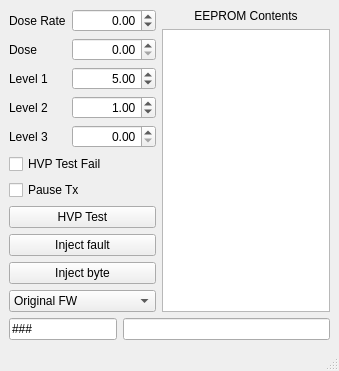
<?xml version="1.0" encoding="UTF-8"?>
<ui version="4.0">
 <class>simwin</class>
 <widget class="QMainWindow" name="simwin">
  <property name="geometry">
   <rect>
    <x>0</x>
    <y>0</y>
    <width>339</width>
    <height>340</height>
   </rect>
  </property>
  <property name="windowTitle">
   <string>HPI6016 Simulation</string>
  </property>
  <widget class="QWidget" name="centralwidget">
   <layout class="QVBoxLayout" name="verticalLayout_4">
    <item>
     <layout class="QHBoxLayout" name="horizontalLayout_2">
      <item>
       <layout class="QVBoxLayout" name="verticalLayout_2">
        <item>
         <layout class="QFormLayout" name="formLayout">
          <item row="0" column="0">
           <widget class="QLabel" name="label">
            <property name="text">
             <string>Dose Rate</string>
            </property>
           </widget>
          </item>
          <item row="0" column="1">
           <widget class="QDoubleSpinBox" name="vrate">
            <property name="alignment">
             <set>Qt::AlignRight|Qt::AlignTrailing|Qt::AlignVCenter</set>
            </property>
            <property name="minimum">
             <double>-0.500000000000000</double>
            </property>
            <property name="maximum">
             <double>1000000.000000000000000</double>
            </property>
            <property name="singleStep">
             <double>0.100000000000000</double>
            </property>
           </widget>
          </item>
          <item row="1" column="0">
           <widget class="QLabel" name="label_2">
            <property name="text">
             <string>Dose</string>
            </property>
           </widget>
          </item>
          <item row="1" column="1">
           <widget class="QDoubleSpinBox" name="vdose">
            <property name="alignment">
             <set>Qt::AlignRight|Qt::AlignTrailing|Qt::AlignVCenter</set>
            </property>
            <property name="minimum">
             <double>0.000000000000000</double>
            </property>
            <property name="maximum">
             <double>1000000.000000000000000</double>
            </property>
           </widget>
          </item>
          <item row="2" column="0">
           <widget class="QLabel" name="label_3">
            <property name="text">
             <string>Level 1</string>
            </property>
           </widget>
          </item>
          <item row="2" column="1">
           <widget class="QDoubleSpinBox" name="vlevel1">
            <property name="alignment">
             <set>Qt::AlignRight|Qt::AlignTrailing|Qt::AlignVCenter</set>
            </property>
            <property name="singleStep">
             <double>0.100000000000000</double>
            </property>
            <property name="value">
             <double>5.000000000000000</double>
            </property>
           </widget>
          </item>
          <item row="3" column="0">
           <widget class="QLabel" name="label_4">
            <property name="text">
             <string>Level 2</string>
            </property>
           </widget>
          </item>
          <item row="3" column="1">
           <widget class="QDoubleSpinBox" name="vlevel2">
            <property name="alignment">
             <set>Qt::AlignRight|Qt::AlignTrailing|Qt::AlignVCenter</set>
            </property>
            <property name="singleStep">
             <double>0.100000000000000</double>
            </property>
            <property name="value">
             <double>1.000000000000000</double>
            </property>
           </widget>
          </item>
          <item row="4" column="0">
           <widget class="QLabel" name="label_5">
            <property name="text">
             <string>Level 3</string>
            </property>
           </widget>
          </item>
          <item row="4" column="1">
           <widget class="QDoubleSpinBox" name="vlevel3">
            <property name="alignment">
             <set>Qt::AlignRight|Qt::AlignTrailing|Qt::AlignVCenter</set>
            </property>
            <property name="singleStep">
             <double>0.100000000000000</double>
            </property>
           </widget>
          </item>
         </layout>
        </item>
        <item>
         <layout class="QVBoxLayout" name="verticalLayout">
          <item>
           <widget class="QCheckBox" name="btnFail">
            <property name="text">
             <string>HVP Test Fail</string>
            </property>
           </widget>
          </item>
          <item>
           <widget class="QCheckBox" name="btnPause">
            <property name="text">
             <string>Pause Tx</string>
            </property>
           </widget>
          </item>
          <item>
           <widget class="QPushButton" name="btnTest">
            <property name="text">
             <string>HVP Test</string>
            </property>
            <property name="checkable">
             <bool>true</bool>
            </property>
           </widget>
          </item>
          <item>
           <widget class="QPushButton" name="btnFault">
            <property name="text">
             <string>Inject fault</string>
            </property>
            <property name="checkable">
             <bool>true</bool>
            </property>
           </widget>
          </item>
          <item>
           <widget class="QPushButton" name="btnByte">
            <property name="text">
             <string>Inject byte</string>
            </property>
            <property name="checkable">
             <bool>true</bool>
            </property>
           </widget>
          </item>
          <item>
           <widget class="QComboBox" name="fwmode">
            <item>
             <property name="text">
              <string>Original FW</string>
             </property>
            </item>
            <item>
             <property name="text">
              <string>Integrate Dose</string>
             </property>
            </item>
           </widget>
          </item>
         </layout>
        </item>
       </layout>
      </item>
      <item>
       <layout class="QVBoxLayout" name="verticalLayout_3">
        <item>
         <widget class="QLabel" name="label_6">
          <property name="text">
           <string>EEPROM Contents</string>
          </property>
          <property name="alignment">
           <set>Qt::AlignCenter</set>
          </property>
         </widget>
        </item>
        <item>
         <widget class="QTableView" name="eeprom"/>
        </item>
       </layout>
      </item>
     </layout>
    </item>
    <item>
     <layout class="QHBoxLayout" name="horizontalLayout">
      <item>
       <widget class="QLineEdit" name="numconn">
        <property name="sizePolicy">
         <sizepolicy hsizetype="Preferred" vsizetype="Fixed">
          <horstretch>0</horstretch>
          <verstretch>0</verstretch>
         </sizepolicy>
        </property>
        <property name="text">
         <string>###</string>
        </property>
        <property name="maxLength">
         <number>3</number>
        </property>
        <property name="readOnly">
         <bool>true</bool>
        </property>
       </widget>
      </item>
      <item>
       <widget class="QLineEdit" name="lastline">
        <property name="sizePolicy">
         <sizepolicy hsizetype="Expanding" vsizetype="Fixed">
          <horstretch>1</horstretch>
          <verstretch>0</verstretch>
         </sizepolicy>
        </property>
        <property name="maxLength">
         <number>29</number>
        </property>
        <property name="readOnly">
         <bool>true</bool>
        </property>
       </widget>
      </item>
     </layout>
    </item>
   </layout>
  </widget>
  <widget class="QMenuBar" name="menubar">
   <property name="geometry">
    <rect>
     <x>0</x>
     <y>0</y>
     <width>339</width>
     <height>20</height>
    </rect>
   </property>
  </widget>
  <widget class="QStatusBar" name="statusbar"/>
 </widget>
 <resources/>
 <connections/>
</ui>
